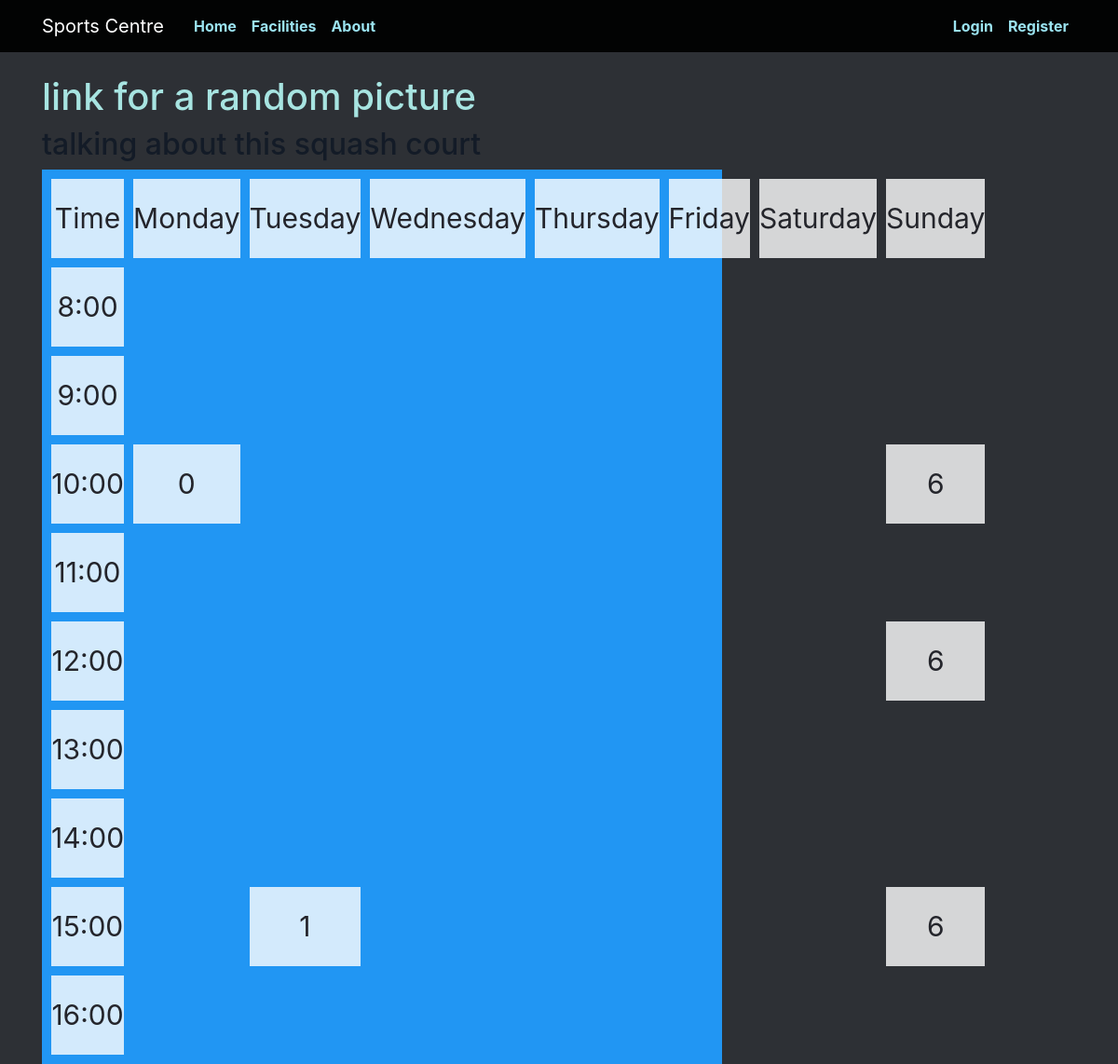
The page /facilities/squash_court_1 on the database its author committed.
### app/models.py (models this page shows)
class Booking(db.Model):
  id = db.Column(db.Integer, primary_key=True)
  facility = db.Column(db.Integer, db.ForeignKey('user.id'), nullable=False)
  user = db.Column(db.Integer, db.ForeignKey('facility.id') , nullable=False)
  datetime = db.Column(db.DateTime, nullable=False)
  duration = db.Column(db.Integer, nullable=False)

### app/views.py (the view)
@app.route('/facilities/squash_court_1')
def squash_court_1():
  now = datetime.now()
  year = now.strftime('%Y')
  week = now.strftime('%W')
  bookings = models.Booking.query.order_by(models.Booking.id.asc()).filter_by(facility=1)
  return render_template('facilities/squash_court_1.html', title="Squash Court 1", bookings=bookings)

### app/templates/facilities/squash_court_1.html
{% extends "facilities_index.html" %}
{% block picture %}
link for a random picture
{% endblock %}
{% block info %}
talking about this squash court
{% endblock %}

### app/templates/facilities_index.html
{% extends "index.html" %}
{% block content %}
  <h1>
    {% block picture %}
    {% endblock %}
  </h1>
  <h2>
    {% block info %}
    {% endblock %}
  </h2>
  <div class="grid-container">
    <div>Time</div>
    {% for day in ["Monday", "Tuesday", "Wednesday", "Thursday", "Friday", "Saturday", "Sunday"] %}
      <div style="grid-row-start: header; grid-column-start: day-{{ loop.index0 }};">{{ day }}</div>
    {% endfor %}
    {% for time in ["8:00", "9:00", "10:00", "11:00", "12:00", "13:00", "14:00", "15:00", "16:00"] %}
      <div style="grid-row-start: time-{{ loop.index0 + 8 }}; grid-column-start: time;">{{ time }}</div>
    {% endfor %}
    {% for booking in bookings %}
      <div style="grid-row: time-{{ booking.datetime.strftime('%-H') }}; grid-column: day-{{ booking.datetime.weekday() }}">{{ booking.datetime.weekday() }}</div>
    {% endfor %}
  </div>
{% endblock %}

### app/static/style.css (style rules this page uses)
body { background: rgb(45, 48, 53); color: rgb(36, 37, 43); margin-top: 5rem; }
h1, h3, h4, h5, h6 { color: #a7e4e1; }
h2 { color: rgb(19, 27, 39); }
.grid-container { display: grid; grid-template-rows: [header] 1fr [time-8] 1fr [time-9] 1fr [time-10] 1fr [time-11] 1fr [time-12] 1fr [time-13] 1fr [time-14] 1fr [time-15] 1fr [time-16] 1fr; grid-template-columns: [time] 1fr [day-0] 1fr [day-1] 1fr [day-2] 1fr [day-3] 1fr [day-4] 1fr [day-5] 1fr [day-6] 1fr; grid-gap: 10px; background-color: #2196F3; padding: 10px; }
.grid-container > div { background-color: rgba(255, 255, 255, 0.8); text-align: center; padding: 20px 0; font-size: 30px; }

### rows shown on the page
Booking: datetime.weekday "0"
Booking: datetime.weekday "6"
Booking: datetime.weekday "6"
Booking: datetime.weekday "6"
Booking: datetime.weekday "1"

### other values the page prints
{{ day }} "Monday" "Tuesday" "Wednesday" "Thursday" "Friday" "Saturday" "Sunday"
{{ time }} "8:00" "9:00" "10:00" "11:00" "12:00" "13:00" "14:00" "15:00" "16:00"
